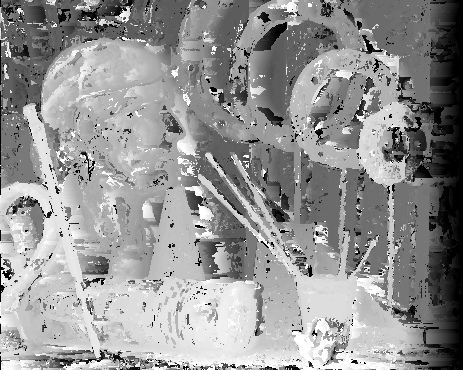
%> input picture Results/DisparityBasic5to1_w3.png, 463 x 370 px
$ octave ConsistencyCheck.m   (GNU Octave 9; MATLAB toolbox functions it lacks are replaced by stand-ins)
%> lines starting %> are read from the running program, lines starting %| are printed output that depends on the picture
% Load images
disp5to1 = double(imread('DisparityBasic5to1_w3.png'));
%> disp5to1: size 370x463 double; min 0, max 69, mean 40
disp1to5 = double(imread('DisparityBasic1to5_w3.png'));
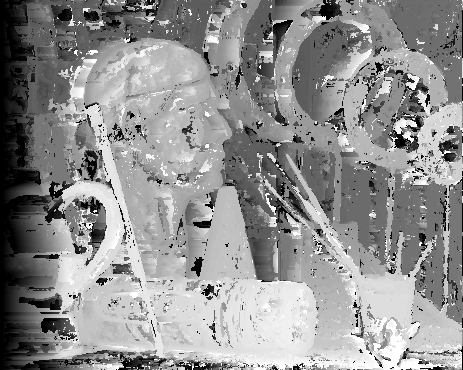
%> input picture Results/DisparityBasic1to5_w3.png, 463 x 370 px
%> disp1to5: size 370x463 double; min 0, max 69, mean 39.1
ImageGT1 = double(imread('Data/disp1.png'));
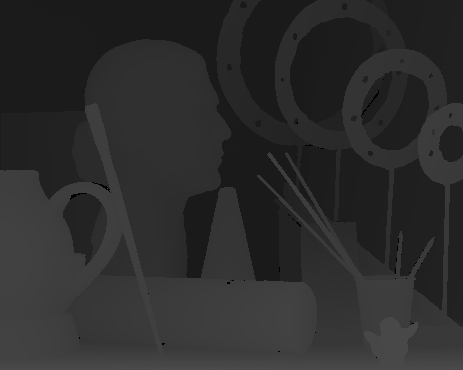
%> input picture Data/disp1.png, 463 x 370 px
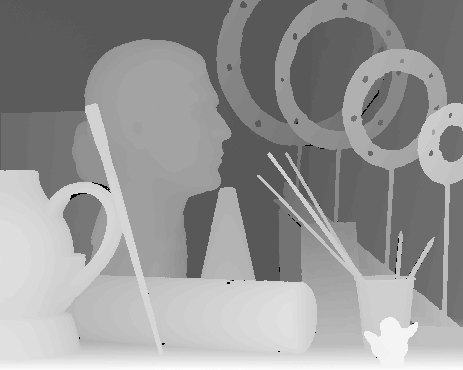
%> ImageGT1: size 370x463 double; min 0, max 75, mean 44.3; mean of the top-left, top-right, bottom-left and bottom-right quarters 37.3, 35.7, 56, 48.2; drawn with min black and max white
ImageGT5 = double(imread('Data/disp5.png'));
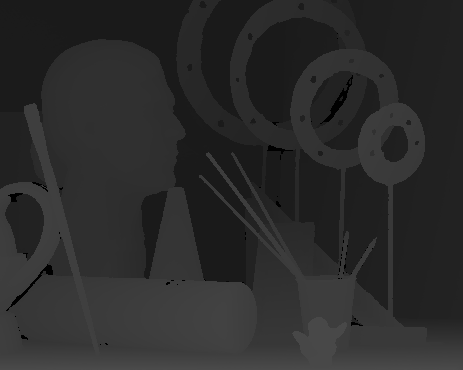
%> input picture Data/disp5.png, 463 x 370 px
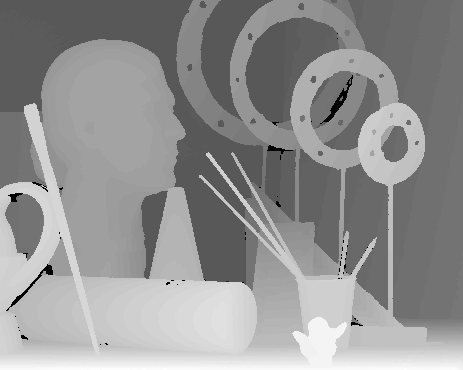
%> ImageGT5: size 370x463 double; min 0, max 75, mean 42.9; mean of the top-left, top-right, bottom-left and bottom-right quarters 37.2, 36.5, 52.5, 45.6; drawn with min black and max white
consistency_matrix1 = zeros(size(disp1to5));
consistency_matrix2 = zeros(size(disp1to5));

disparity = 0;
disparityRange = 70;

% Variables in use
mean_squared_error1 = 0;
mean_squared_error2 = 0;

[image_height_original, image_width_original] = size(disp1to5);
%> image_height_original = 370; image_width_original = 463
%> (the run ends here)
